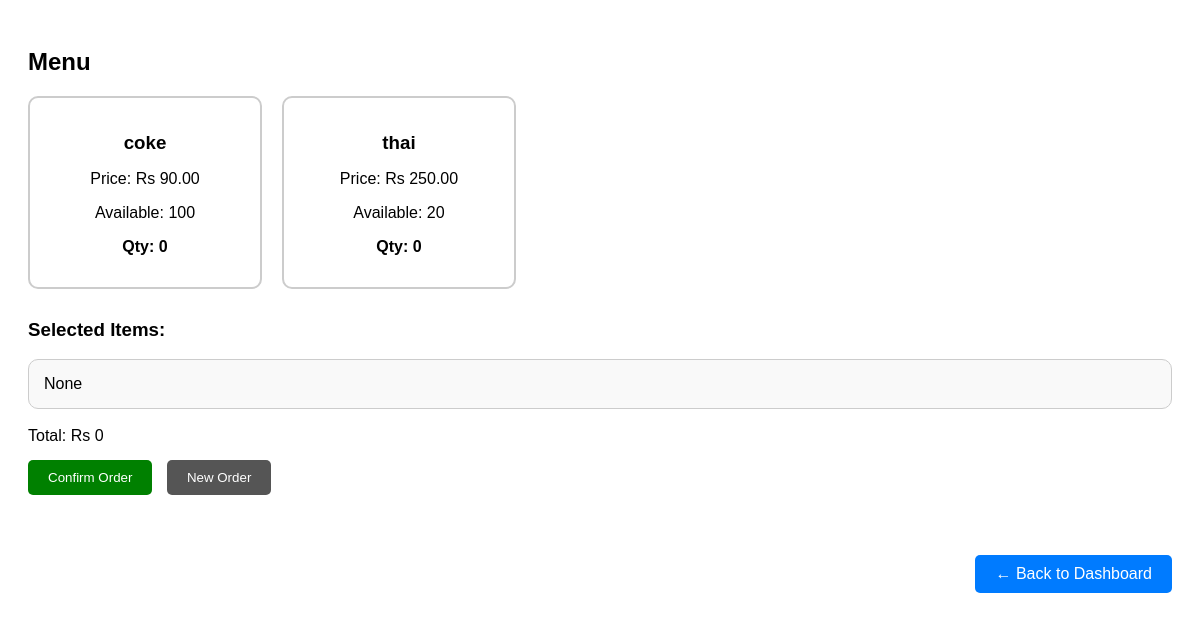
Before: /pages/menu.php (signed in) with the older database file.
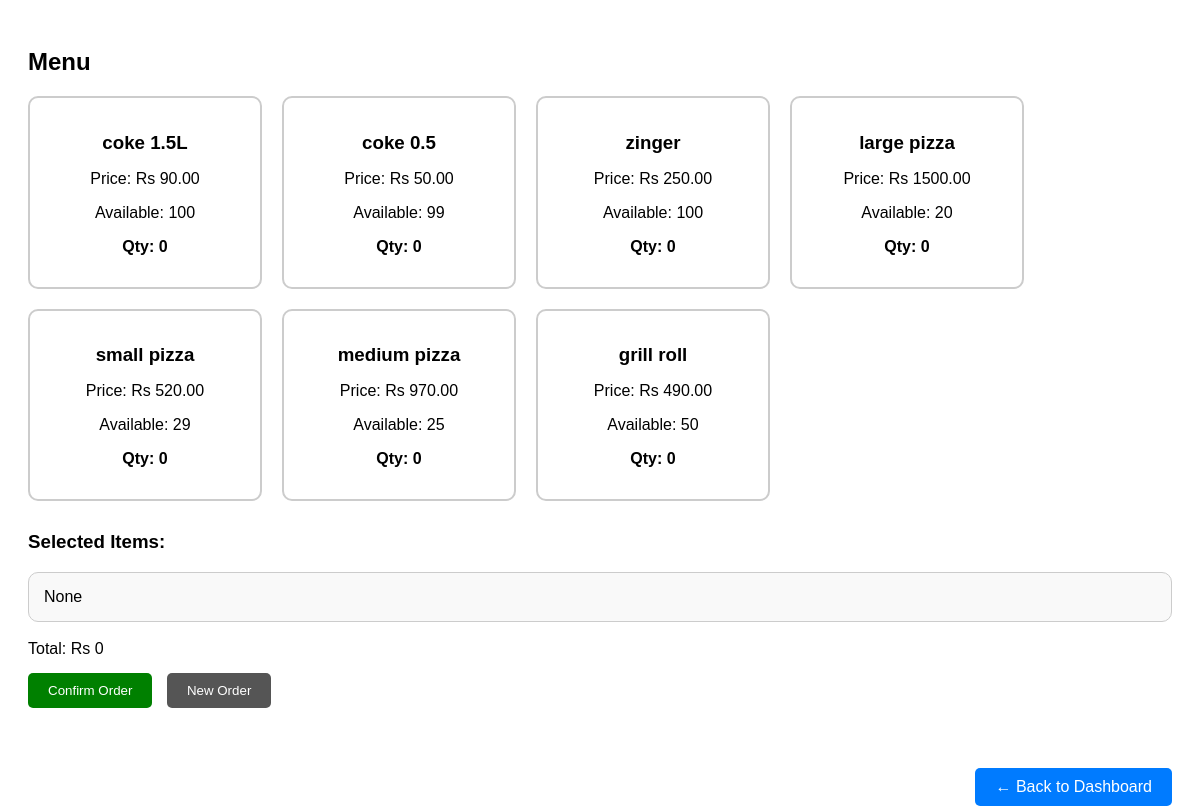
After: the same page with the newer database file.
### tables this page shows
CREATE TABLE `brands` (
  `id` int(11) NOT NULL,
  `name` varchar(100) NOT NULL,
  `price` decimal(10,2) DEFAULT NULL,
  `expiration_date` date DEFAULT NULL,
  `quantity` int(11) DEFAULT NULL,
  `category_id` int(11) NOT NULL
);

### classes/Brand.php (called while the page is built, shortened)
<?php
class Brand {
    private $conn;
    public function __construct($db) {
        $this->conn = $db;
    }
   public function getAll() {
    $query = "SELECT brands.*, categories.name AS category_name
              FROM brands
              JOIN categories ON brands.category_id = categories.id";
    return $this->conn->query($query);
}
}
?>

### pages/menu.php (the view, shortened to what this page needs)
<?php
require_once('../classes/Brand.php');
$db = new DB();
$conn = $db->connect();
$brand = new Brand($conn);
$items = $brand->getAll();
?>
<!DOCTYPE html>
<html>
<head>
    <link rel="stylesheet" href="../assets/style.css">
</head>
<body>
<h2>Menu</h2>
<form method="post" id="orderForm">
    <div class="menu-container">
        <?php while ($row = $items->fetch_assoc()): ?>
            <?php if ($row['quantity'] > 0): ?>
                <div class="menu-item" onclick="selectItem(this)" data-id="<?= $row['id'] ?>" data-price="<?= $row['price'] ?>" data-name="<?= $row['name'] ?>" data-available="<?= $row['quantity'] ?>">
                    <h3><?= $row['name'] ?></h3>
                    <p>Price: Rs <?= $row['price'] ?></p>
                    <p>Available: <?= $row['quantity'] ?></p>
                    <p class="qty-display">Qty: <span>0</span></p>
                </div>
            <?php endif; ?>
        <?php endwhile; ?>
    </div>
    <div class="summary-box">
        <h3>Selected Items:</h3>
        <div class="selected-items-list" id="selectedItems">None</div>
        <br>
        <div class="total-bill">Total: Rs <span id="totalAmount">0</span></div>
        <button type="submit" class="order-btn">Confirm Order</button>
        <button type="button" class="refresh-btn" onclick="clearMessageAndReload()">New Order</button>
    </div>
</form>
<a href="dashboard.php" class="dashboard-btn">← Back to Dashboard</a>
</body>
</html>

### assets/style.css (style rules this page uses)
body { font-family: Arial, sans-serif; padding: 20px; }
form { margin-bottom: 20px; }
button { padding: 8px 12px; }

### pages/menu.php (style rules this page uses)
.menu-container { display: flex; flex-wrap: wrap; gap: 20px; }
.menu-item { border: 2px solid #ccc; border-radius: 10px; padding: 15px; width: 200px; text-align: center; cursor: pointer; }
.menu-item h3 { margin-bottom: 5px; }
.qty-display { font-weight: bold; margin-top: 5px; }
.summary-box { margin-top: 30px; }
.order-btn, .refresh-btn { margin-top: 15px; margin-right: 10px; padding: 10px 20px; border-radius: 5px; border: none; color: white; cursor: pointer; }
.order-btn { background-color: green; }
.refresh-btn { background-color: #555; }
.dashboard-btn { background-color: #007bff; text-decoration: none; padding: 10px 20px; color: white; border-radius: 5px; display: inline-block; margin-top: 40px; float: right; }
.selected-items-list { border: 1px solid #ccc; padding: 15px; border-radius: 10px; margin-top: 10px; background-color: #f9f9f9; }

Changed rows visible on the page:
removed brands: name "coke", price "90.00", quantity "100"
removed brands: name "thai", price "250.00", quantity "20"
added brands: name "coke 1.5L", price "90.00", quantity "100"
added brands: name "coke 0.5", price "50.00", quantity "99"
added brands: name "zinger", price "250.00", quantity "100"
added brands: name "large pizza", price "1500.00", quantity "20"
added brands: name "small pizza", price "520.00", quantity "29"
added brands: name "medium pizza", price "970.00", quantity "25"
added brands: name "grill roll", price "490.00", quantity "50"
